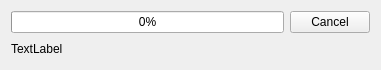
<?xml version="1.0" encoding="UTF-8"?>
<ui version="4.0">
 <class>ImageShackListUpload</class>
 <widget class="QWidget" name="ImageShackListUpload">
  <property name="geometry">
   <rect>
    <x>0</x>
    <y>0</y>
    <width>381</width>
    <height>70</height>
   </rect>
  </property>
  <property name="windowTitle">
   <string>QImageViewer - ImageShack.us Uploader - Choose images</string>
  </property>
  <layout class="QVBoxLayout" name="verticalLayout">
   <item>
    <layout class="QHBoxLayout" name="horizontalLayout_3">
     <item>
      <widget class="QProgressBar" name="progressBar">
       <property name="value">
        <number>0</number>
       </property>
      </widget>
     </item>
     <item>
      <widget class="QPushButton" name="cancelButton">
       <property name="text">
        <string>Cancel</string>
       </property>
       <property name="shortcut">
        <string>Esc</string>
       </property>
      </widget>
     </item>
    </layout>
   </item>
   <item>
    <widget class="QLabel" name="status">
     <property name="text">
      <string>TextLabel</string>
     </property>
    </widget>
   </item>
  </layout>
 </widget>
 <resources/>
 <connections/>
</ui>
